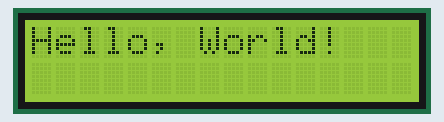
The sketch below on a simulated ESP32. On the bench: 16×2 character LCD.

Above: at 0.1 s.
At 1.1 s:
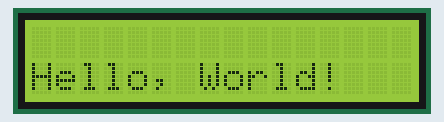

The sketch:

ESP32_LCD_Test.ino
```cpp
#include <LiquidCrystal_I2C.h>

LiquidCrystal_I2C lcd(0x27, 16, 2);

void setup() {
  lcd.init();
  lcd.backlight();
}

void loop() {
  lcd.clear();
  lcd.setCursor(0, 0);
  lcd.print("Hello, World!");
  delay(1000);
  lcd.clear();
  lcd.setCursor(0,1);
  lcd.print("Hello, World!");
  delay(1000);
}
```

Measured:
- what the display in image 1 shows lasts 1.0 s, from 1.1 s to 2.1 s
